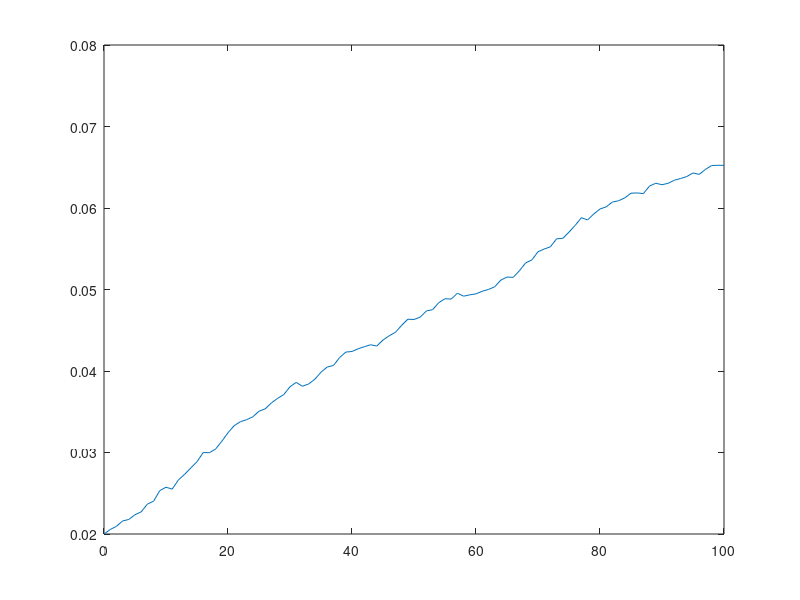

The MATLAB source for this figure:
function [r,times]=simulateVasicekTbondPmeasure(  )
%SIMULATEVASICEK Generate simulations of the Vasickek model
%rng('default')
rng(5555555)
r0=0.02;
a=0.5;
b=0.05;
sigma=0.05;
T=0.5;
lambda=-1;
NSteps=101;
dt=T/(NSteps-1);
times = 0:dt:T;
NPaths=100;
r = zeros( NPaths, NSteps );
currR = r0;
for i=1:NSteps
  epsilon = randn( NPaths,1 ); 
  r(:,i)=currR;
    currR = currR + (a.*(b-currR)-(lambda*sigma/a)).*dt + sigma.*sqrt(dt).*epsilon;
end
mean_P=mean(r, 1)
x=0:1:100
plot(x, mean_P)
end
   